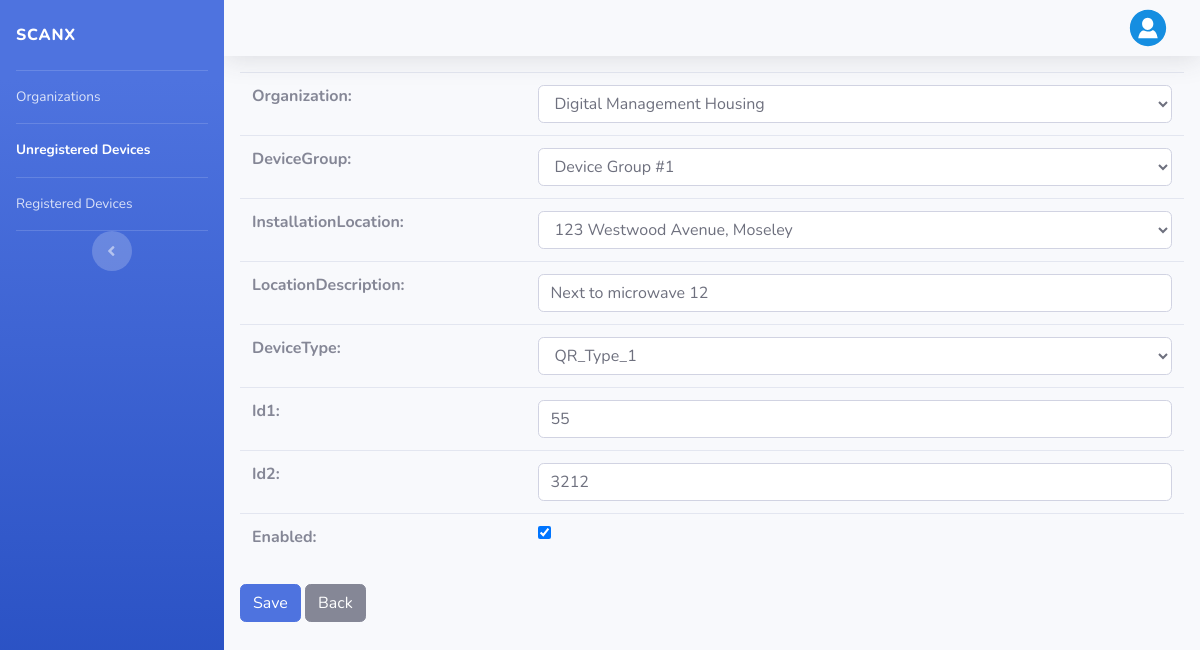
/admins/unregistered_device/update/1 (signed in), run on the app's committed database.
### app/models.py (models this page shows, shortened)
class Device(models.Model):
    class Status:
        UNREGISTERED = 0
        REGISTERED = 1
    organization = models.ForeignKey(Organization, on_delete=models.PROTECT)
    deviceGroup = models.ForeignKey(DeviceGroup, on_delete=models.PROTECT)
    installationLocation = models.ForeignKey(Location, on_delete=models.PROTECT)
    locationDescription = models.CharField(max_length=500, blank=True, null=True)
    deviceType = models.ForeignKey(DeviceType, blank=True, null=True, on_delete=models.PROTECT)
    id1 = models.CharField(max_length=30)
    id2 = models.CharField(max_length=30)
    status = models.IntegerField(blank=True, null=True)
    enabled = models.BooleanField()
    registeredDate = models.DateTimeField(blank=True, null=True)

### app/views.py (the view, shortened to what this page needs)
# urls.py: path('admins/unregistered_device/update/<int:pk>', updateUnregisteredDevice, name="unregistered-device-update"),
@login_required
def updateUnregisteredDevice(request, pk):
    device = get_object_or_404(Device, pk=pk)
    form = UnRegisteredDeviceForm(instance=device, organization=request.user.organization)
    return render(request, 'admins/device/form_unregistered.html', {'form': form})

### app/forms.py
class UnRegisteredDeviceForm(forms.ModelForm):
    def __init__(self, *args, **kwargs):
        organization = kwargs.pop('organization', None)
        super().__init__(*args, **kwargs)
        if organization:
            self.fields['deviceGroup'].queryset = DeviceGroup.objects.filter(organization=organization)
        else:
            self.fields['deviceGroup'].queryset = DeviceGroup.objects.all()
    class Meta:
        model = Device
        exclude = ('status', 'registeredDate')

### app/models.py (called while the page is built)
    def __str__(self):
        return self.name

    def __str__(self):
        return f'{self.addressLine1}, {self.addressLine2}'

    def __str__(self):
        return self.name

    def __str__(self):
        return self.name

### app/templates/admins/device/form_unregistered.html (shortened to what this page needs)
{% extends "admins/base.html" %}
{% block sidebar %}
{% with page=2 %}
{{ block.super }}
{% endwith %}
{% endblock %}
{% block content %}
<div class="content p-3">
  <form method="POST" novalidate>
    <table class="table table-form">{{ form }}</table>
    <button class="btn btn-primary" type="submit">Save</button>
    <a class="btn btn-secondary" href='{% url "admin-unregistered-device" %}'>Back</a>
  </form>
</div>
{% endblock %}

### data on the page
Device: organization "Digital Management Housing", deviceGroup "Device Group #1", installationLocation "123 Westwood Avenue, Moseley", locationDescription "Next to microwave 12", deviceType "QR_Type_1", id1 "55", id2 "3212", enabled "☑"
